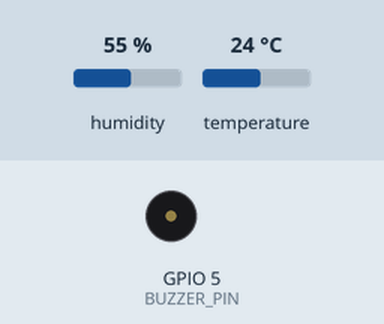
A sketch run on a simulated ESP32. On the bench: buzzer (waves = sounding, pin HIGH). Inputs (shaded band) come from the test bench; at power-on: humidity 55 %, temperature 24 °C. WiFi joins after 1.5 s; servers stay silent unless stated; what the sketch prints to the serial monitor is not drawn.

Above: at 0.1 s.
At 30.1 s:
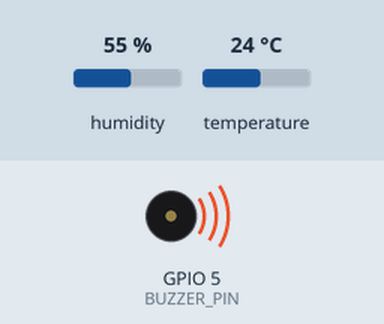
Timing chart, 0 to 31.6 s (numbered marks = the images above):
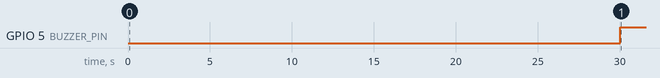

Measured:
- by itself, GPIO 5 (BUZZER_PIN): LOW → HIGH at 30.0 s

The sketch:

fridge_cold_storage_monitor.ino
```cpp
/*
  Fridge / Cold Storage Monitor - V1
  ESP32 + DHT11 + Buzzer + Telegram + Google Sheets logging

  - No deep sleep: the fridge circuit is always powered, and this device
    needs to react fast, so it stays awake and polls continuously.
  - Confirmation logic: requires several consecutive high-temp readings
    before firing an alarm, to avoid false alarms from sensor noise.
  - Telegram alert is edge-triggered (sent once when the alarm STARTS,
    and once when it CLEARS) instead of spamming every loop.
  - Local buzzer fires immediately regardless of WiFi/Telegram status.

  Libraries needed (Library Manager):
    - DHT sensor library (Adafruit)
    - Adafruit Unified Sensor
    - UniversalTelegramBot (Brian Lough)
    - ArduinoJson (v6.x — v7 has breaking changes with UniversalTelegramBot)
*/

#include <WiFi.h>
#include <WiFiClientSecure.h>
#include <HTTPClient.h>
#include <DHT.h>
#include <UniversalTelegramBot.h>

//  CONFIG
#define DHTPIN        4
#define DHTTYPE       DHT11
#define BUZZER_PIN    5

const char* WIFI_SSID     = "YOUR_WIFI_SSID";
const char* WIFI_PASSWORD = "YOUR_WIFI_PASSWORD";

const char* TELEGRAM_BOT_TOKEN = "YOUR_BOT_TOKEN";
const char* TELEGRAM_CHAT_ID   = "YOUR_CHAT_ID";

// Google Apps Script Web App URL (deployed as "Anyone" access)
const char* GOOGLE_SCRIPT_URL = "YOUR_GOOGLE_APPS_SCRIPT_URL";

const float TEMP_THRESHOLD_C   = 8.0;   // alarm if temp exceeds this
const int   CONFIRM_READINGS   = 3;     // consecutive high readings needed
const unsigned long READ_INTERVAL_MS   = 10UL * 1000;   // read every 10s
const unsigned long LOG_INTERVAL_MS    = 5UL * 60 * 1000; // log every 5 min
const unsigned long WIFI_RETRY_MS      = 15UL * 1000;

//  GLOBALS
DHT dht(DHTPIN, DHTTYPE);
WiFiClientSecure secureClient;
UniversalTelegramBot bot(TELEGRAM_BOT_TOKEN, secureClient);

unsigned long lastReadTime  = 0;
unsigned long lastLogTime   = 0;
unsigned long lastWifiRetry = 0;

int   highTempStreak = 0;
bool  alarmActive     = false;

//  SETUP
void setup() {
  Serial.begin(115200);
  pinMode(BUZZER_PIN, OUTPUT);
  digitalWrite(BUZZER_PIN, LOW);

  dht.begin();
  connectWiFi();

  secureClient.setInsecure(); // for Telegram TLS (no cert store needed)
}

//  LOOP
void loop() {
  unsigned long now = millis();

  // Keep WiFi alive without blocking the loop
  if (WiFi.status() != WL_CONNECTED && now - lastWifiRetry > WIFI_RETRY_MS) {
    lastWifiRetry = now;
    connectWiFi();
  }

  if (now - lastReadTime >= READ_INTERVAL_MS) {
    lastReadTime = now;
    handleReading();
  }

  if (now - lastLogTime >= LOG_INTERVAL_MS) {
    lastLogTime = now;
    float t = dht.readTemperature();
    float h = dht.readHumidity();
    if (!isnan(t) && !isnan(h)) {
      logToGoogleSheets(t, h, alarmActive);
    }
  }
}

//  CORE LOGIC
void handleReading() {
  float temp = dht.readTemperature();
  float hum  = dht.readHumidity();

  if (isnan(temp) || isnan(hum)) {
    Serial.println("Sensor read failed, skipping this cycle.");
    return;
  }

  Serial.printf("Temp: %.1f C | Humidity: %.1f%%\n", temp, hum);

  if (temp > TEMP_THRESHOLD_C) {
    highTempStreak++;
  } else {
    highTempStreak = 0;
    if (alarmActive) {
      // Temp is back to normal -> clear alarm
      alarmActive = false;
      digitalWrite(BUZZER_PIN, LOW);
      sendTelegramMessage("✅ رجعت الحرارة لطبيعتها في الثلاجة (" +
                           String(temp, 1) + " °C). الإنذار اتلغى.");
    }
  }

  // Trigger alarm only after N consecutive confirmed high readings
  if (highTempStreak >= CONFIRM_READINGS && !alarmActive) {
    alarmActive = true;
    digitalWrite(BUZZER_PIN, HIGH); // local buzzer fires immediately
    sendTelegramMessage("🚨 تحذير! الحرارة في الثلاجة وصلت " +
                         String(temp, 1) + " °C (الحد الأقصى " +
                         String(TEMP_THRESHOLD_C, 1) +
                         " °C). الرطوبة: " + String(hum, 1) + "%.");
  }
}

//  WIFI
void connectWiFi() {
  if (WiFi.status() == WL_CONNECTED) return;
  Serial.println("Connecting to WiFi...");
  WiFi.begin(WIFI_SSID, WIFI_PASSWORD);

  unsigned long start = millis();
  while (WiFi.status() != WL_CONNECTED && millis() - start < 10000) {
    delay(250);
    Serial.print(".");
  }
  Serial.println(WiFi.status() == WL_CONNECTED ? "\nWiFi connected." : "\nWiFi connect failed, will retry.");
}

//  TELEGRAM
void sendTelegramMessage(const String &message) {
  if (WiFi.status() != WL_CONNECTED) {
    Serial.println("No WiFi, cannot send Telegram message. Buzzer still active locally.");
    return;
  }
  bool sent = bot.sendMessage(TELEGRAM_CHAT_ID, message, "");
  Serial.println(sent ? "Telegram message sent." : "Telegram message failed.");
}

// GOOGLE SHEETS LOGGING
void logToGoogleSheets(float temp, float hum, bool alarm) {
  if (WiFi.status() != WL_CONNECTED) return;

  HTTPClient http;
  String url = String(GOOGLE_SCRIPT_URL) +
               "?temp=" + String(temp, 1) +
               "&hum=" + String(hum, 1) +
               "&alarm=" + String(alarm ? "1" : "0");

  http.begin(url);
  int httpCode = http.GET();
  Serial.printf("Google Sheets log HTTP code: %d\n", httpCode);
  http.end();
}
```
